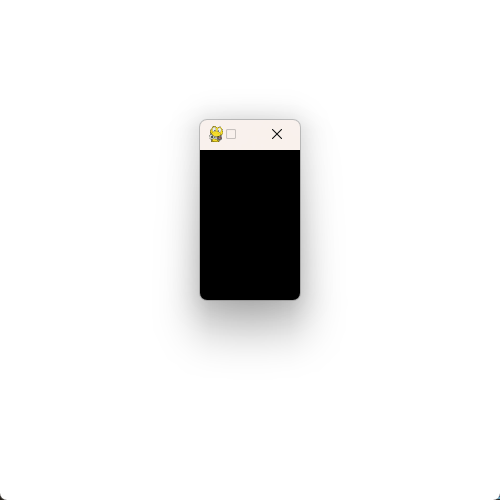
#> input picture imgs/white.png, 500 x 500 px, found by its file name
$ python imgdiff.py
#> lines starting #> are read from the running program, lines starting #| are printed output that depends on the picture
from PIL import Image
from PIL import ImageChops
img1 = Image.open("./imgs/white.png")
#> img1 is the input picture: PIL image 500x500 RGB; mean R, G, B 237.5, 237.4, 237.3
img2 = Image.open("./imgs/black.png")
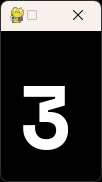
#> input picture imgs/black.png, 102 x 182 px, found by its file name
#> img2 is the input picture: PIL image 102x182 RGB; mean R, G, B 63, 61.7, 60.2
# make sure img1,img2 have the same picture width and height.
diff = ImageChops.difference(img1, img2)
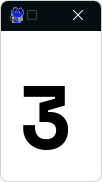
#> diff: PIL image 102x182 RGB; mean R, G, B 192, 193.3, 194.8
diff_alpha = diff.convert("RGBA")
diff_pxls = diff_alpha.load()

for y in range(diff.height):
    for x in range(diff.width):
#> (the run stopped early here; a loop or call above may not have finished)
